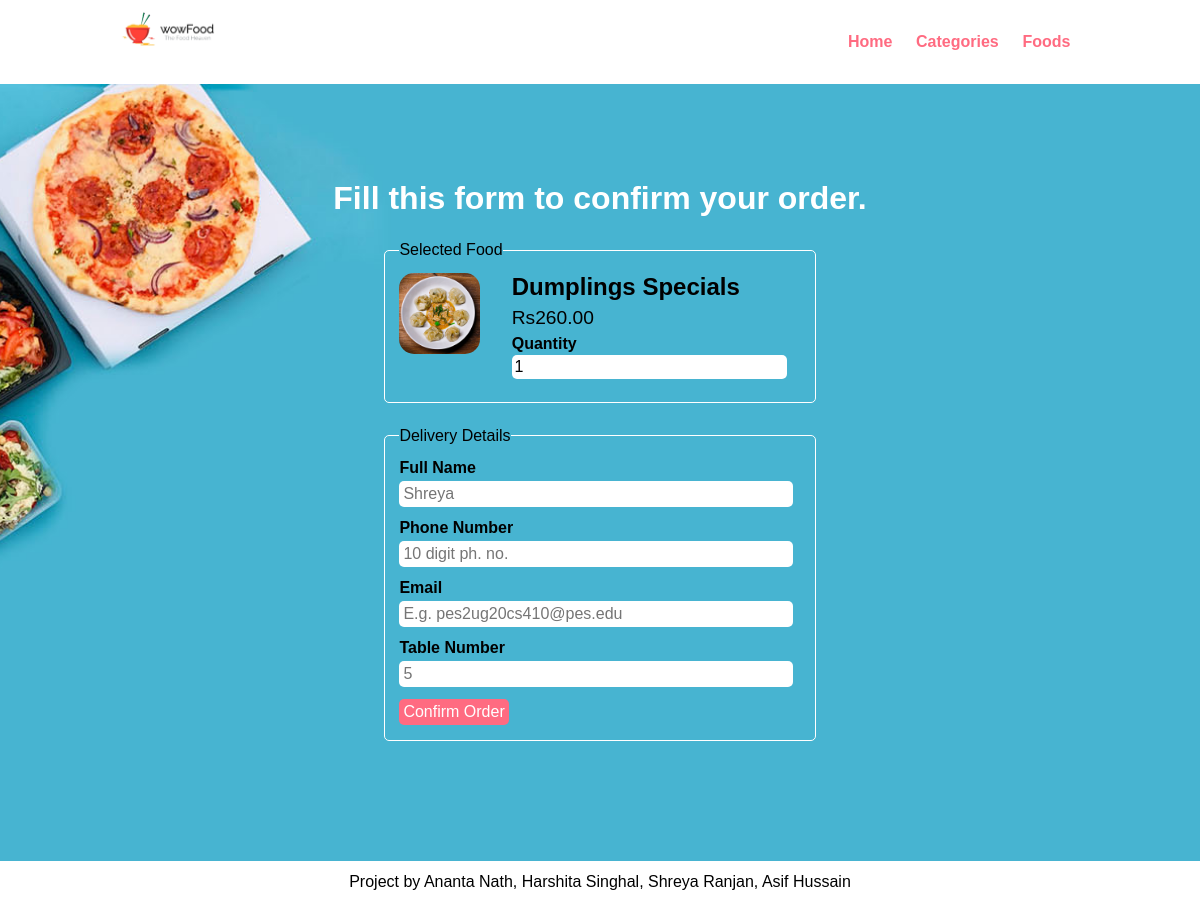
/order.php?food_id=3, run on the app's committed database.
### tables this page shows
CREATE TABLE `tbl_food` (
  `id` int(10) UNSIGNED NOT NULL,
  `title` varchar(100) NOT NULL,
  `description` text NOT NULL,
  `price` decimal(10,2) NOT NULL,
  `image_name` varchar(255) NOT NULL,
  `category_id` int(10) UNSIGNED NOT NULL,
  `featured` varchar(10) NOT NULL,
  `active` varchar(10) NOT NULL
);

### order.php (the view, shortened to what this page needs)
<?php include('partials-front/menu.php'); ?>
    <?php
        if(isset($_GET['food_id']))
        {
            $food_id = $_GET['food_id'];
            $sql = "SELECT * FROM tbl_food WHERE id=$food_id";
            $res = mysqli_query($conn, $sql);
            $count = mysqli_num_rows($res);
            if($count==1)
            {
                $row = mysqli_fetch_assoc($res);
                $title = $row['title'];
                $price = $row['price'];
                $image_name = $row['image_name'];
            }
            else
            {
                header('location:'.SITEURL);
            }
        }
        else
        {
            header('location:'.SITEURL);
        }
    ?>
    <section class="food-search">
        <div class="container">
            <h2 class="text-center text-white">Fill this form to confirm your order.</h2>
            <form action="" method="POST" class="order">
                <fieldset>
                    <legend>Selected Food</legend>
                    <div class="food-menu-img">
                        <?php
                            if($image_name=="")
                            {
                                echo "<div class='error'>Image not Available.</div>";
                            }
                            else
                            {
                                ?>
                                <img src="<?php echo SITEURL; ?>images/food/<?php echo $image_name; ?>" alt="Chicke Hawain Pizza" class="img-responsive img-curve">
                                <?php
                            }
                        ?>
                    </div>
                    <div class="food-menu-desc">
                        <h3><?php echo $title; ?></h3>
                        <p class="food-price">Rs<?php echo $price; ?></p>
                        <div class="order-label">Quantity</div>
                        <input type="number" name="qty" min="1" max="10" class="input-responsive" value="1" required>
                    </div>
                </fieldset>
                <fieldset>
                    <legend>Delivery Details</legend>
                    <div class="order-label">Full Name</div>
                    <input type="text" name="full-name" pattern="[a-z]{1,} [a-z]{0,}|[a-z]{1,}" placeholder="Shreya" class="input-responsive" required>
                    <div class="order-label">Phone Number</div>
                    <input type="tel" name="contact" pattern="[1-9]{1}[0-9]{1}[0-9]{1}[0-9]{1}[0-9]{1}[0-9]{1}[0-9]{1}[0-9]{1}[0-9]{1}[0-9]{1}" required placeholder="10 digit ph. no." class="input-responsive" required>
                    <div class="order-label">Email</div>
                    <input type="email" name="email" placeholder="E.g. pes2ug20cs410@pes.edu" class="input-responsive" required>
                    <div class="order-label">Table Number</div>
                    <input type="text" name="table-number" placeholder="5" class="input-responsive" required>
                    <input type="submit" name="submit" value="Confirm Order" class="btn btn-primary">
                </fieldset>
            </form>
        </div>
    </section>
    <?php include('partials-front/footer.php'); ?>

### css/style.css (style rules this page uses)
* { margin: 0 0; padding: 0 0; font-family: Arial, Helvetica, sans-serif; }
.container { width: 80%; margin: 0 auto; padding: 1%; }
.img-responsive { width: 100%; }
.img-curve { border-radius: 15px; }
.text-center { text-align: center; }
.text-white { color: white; }
.btn { padding: 1%; border: none; font-size: 1rem; border-radius: 5px; }
.btn-primary { background-color: #ff6b81; color: white; cursor: pointer; }
h2 { color: #2f3542; font-size: 2rem; margin-bottom: 2%; }
h3 { font-size: 1.5rem; }
fieldset { border: 1px solid white; margin: 5%; padding: 3%; border-radius: 5px; }
.food-search { background-image: url(../images/bg.jpg); background-size: cover; background-repeat: no-repeat; background-position: center; padding: 7% 0; }
.food-menu-img { width: 20%; float: left; }
.food-menu-desc { width: 70%; float: left; margin-left: 8%; }
.food-price { font-size: 1.2rem; margin: 2% 0; }
.order { width: 50%; margin: 0 auto; }
.input-responsive { width: 96%; padding: 1%; margin-bottom: 3%; border: none; border-radius: 5px; font-size: 1rem; }
.order-label { margin-bottom: 1%; font-weight: bold; }

### data on the page
tbl_food: image_name (picture), title "Dumplings Specials", price "260.00"
